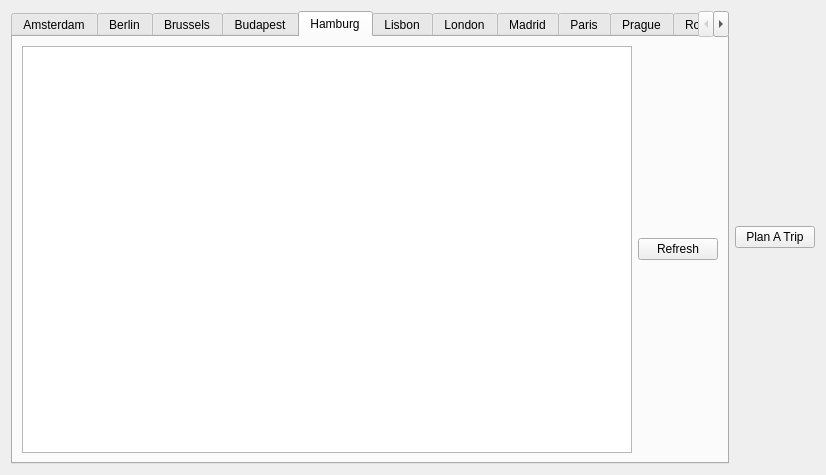
<?xml version="1.0" encoding="UTF-8"?>
<ui version="4.0">
 <class>displayInformation</class>
 <widget class="QDialog" name="displayInformation">
  <property name="geometry">
   <rect>
    <x>0</x>
    <y>0</y>
    <width>826</width>
    <height>475</height>
   </rect>
  </property>
  <property name="windowTitle">
   <string>Dialog</string>
  </property>
  <layout class="QHBoxLayout" name="horizontalLayout">
   <item>
    <widget class="QTabWidget" name="tabWidget">
     <property name="currentIndex">
      <number>4</number>
     </property>
     <widget class="QWidget" name="tab">
      <attribute name="title">
       <string>Amsterdam</string>
      </attribute>
      <layout class="QVBoxLayout" name="verticalLayout">
       <item>
        <widget class="QTableView" name="tableView"/>
       </item>
       <item>
        <widget class="QPushButton" name="pushButton_2">
         <property name="text">
          <string>Refresh</string>
         </property>
        </widget>
       </item>
      </layout>
     </widget>
     <widget class="QWidget" name="tab_2">
      <attribute name="title">
       <string>Berlin</string>
      </attribute>
      <layout class="QGridLayout" name="gridLayout_3">
       <item row="0" column="0">
        <widget class="QTableView" name="tableView_2"/>
       </item>
       <item row="0" column="1">
        <widget class="QPushButton" name="pushButton_3">
         <property name="text">
          <string>Refresh</string>
         </property>
        </widget>
       </item>
      </layout>
     </widget>
     <widget class="QWidget" name="tab_3">
      <attribute name="title">
       <string>Brussels</string>
      </attribute>
      <layout class="QGridLayout" name="gridLayout_4">
       <item row="0" column="0">
        <widget class="QTableView" name="tableView_3"/>
       </item>
       <item row="0" column="1">
        <widget class="QPushButton" name="pushButton_4">
         <property name="text">
          <string>Refresh</string>
         </property>
        </widget>
       </item>
      </layout>
     </widget>
     <widget class="QWidget" name="tab_4">
      <attribute name="title">
       <string>Budapest</string>
      </attribute>
      <layout class="QGridLayout" name="gridLayout_5">
       <item row="0" column="0">
        <widget class="QTableView" name="tableView_4"/>
       </item>
       <item row="0" column="1">
        <widget class="QPushButton" name="pushButton_5">
         <property name="text">
          <string>Refresh</string>
         </property>
        </widget>
       </item>
      </layout>
     </widget>
     <widget class="QWidget" name="tab_5">
      <attribute name="title">
       <string>Hamburg</string>
      </attribute>
      <layout class="QGridLayout" name="gridLayout_6">
       <item row="0" column="0">
        <widget class="QTableView" name="tableView_5"/>
       </item>
       <item row="0" column="1">
        <widget class="QPushButton" name="pushButton_6">
         <property name="text">
          <string>Refresh</string>
         </property>
        </widget>
       </item>
      </layout>
     </widget>
     <widget class="QWidget" name="tab_6">
      <attribute name="title">
       <string>Lisbon</string>
      </attribute>
      <layout class="QGridLayout" name="gridLayout_7">
       <item row="0" column="0">
        <widget class="QTableView" name="tableView_6"/>
       </item>
       <item row="0" column="1">
        <widget class="QPushButton" name="pushButton_7">
         <property name="text">
          <string>Refresh</string>
         </property>
        </widget>
       </item>
      </layout>
     </widget>
     <widget class="QWidget" name="tab_7">
      <attribute name="title">
       <string>London</string>
      </attribute>
      <layout class="QGridLayout" name="gridLayout_8">
       <item row="0" column="0">
        <widget class="QTableView" name="tableView_7"/>
       </item>
       <item row="0" column="1">
        <widget class="QPushButton" name="pushButton_8">
         <property name="text">
          <string>Refresh</string>
         </property>
        </widget>
       </item>
      </layout>
     </widget>
     <widget class="QWidget" name="tab_8">
      <attribute name="title">
       <string>Madrid</string>
      </attribute>
      <layout class="QGridLayout" name="gridLayout_9">
       <item row="0" column="0">
        <widget class="QTableView" name="tableView_8"/>
       </item>
       <item row="0" column="1">
        <widget class="QPushButton" name="pushButton_9">
         <property name="text">
          <string>Refresh</string>
         </property>
        </widget>
       </item>
      </layout>
     </widget>
     <widget class="QWidget" name="tab_9">
      <attribute name="title">
       <string>Paris</string>
      </attribute>
      <layout class="QGridLayout" name="gridLayout_10">
       <item row="0" column="0">
        <widget class="QTableView" name="tableView_9"/>
       </item>
       <item row="0" column="1">
        <widget class="QPushButton" name="pushButton_10">
         <property name="text">
          <string>Refresh</string>
         </property>
        </widget>
       </item>
      </layout>
     </widget>
     <widget class="QWidget" name="tab_10">
      <attribute name="title">
       <string>Prague</string>
      </attribute>
      <layout class="QGridLayout" name="gridLayout_11">
       <item row="0" column="0">
        <widget class="QTableView" name="tableView_10"/>
       </item>
       <item row="0" column="1">
        <widget class="QPushButton" name="pushButton_11">
         <property name="text">
          <string>Refresh</string>
         </property>
        </widget>
       </item>
      </layout>
     </widget>
     <widget class="QWidget" name="tab_11">
      <attribute name="title">
       <string>Rome</string>
      </attribute>
      <layout class="QGridLayout" name="gridLayout_12">
       <item row="0" column="0">
        <widget class="QTableView" name="tableView_11"/>
       </item>
       <item row="0" column="1">
        <widget class="QPushButton" name="pushButton_12">
         <property name="text">
          <string>Refresh</string>
         </property>
        </widget>
       </item>
      </layout>
     </widget>
     <widget class="QWidget" name="tab_12">
      <attribute name="title">
       <string>Stockholm</string>
      </attribute>
      <layout class="QGridLayout" name="gridLayout_13">
       <item row="0" column="0">
        <widget class="QTableView" name="tableView_12"/>
       </item>
       <item row="0" column="1">
        <widget class="QPushButton" name="pushButton_13">
         <property name="text">
          <string>Refresh</string>
         </property>
        </widget>
       </item>
      </layout>
     </widget>
     <widget class="QWidget" name="tab_13">
      <attribute name="title">
       <string>Vienna</string>
      </attribute>
      <layout class="QGridLayout" name="gridLayout_14">
       <item row="0" column="0">
        <widget class="QTableView" name="tableView_13"/>
       </item>
       <item row="0" column="1">
        <widget class="QPushButton" name="pushButton_14">
         <property name="text">
          <string>Refresh</string>
         </property>
        </widget>
       </item>
      </layout>
     </widget>
    </widget>
   </item>
   <item>
    <widget class="QPushButton" name="pushButton">
     <property name="text">
      <string>Plan A Trip</string>
     </property>
    </widget>
   </item>
  </layout>
 </widget>
 <resources/>
 <connections/>
</ui>
